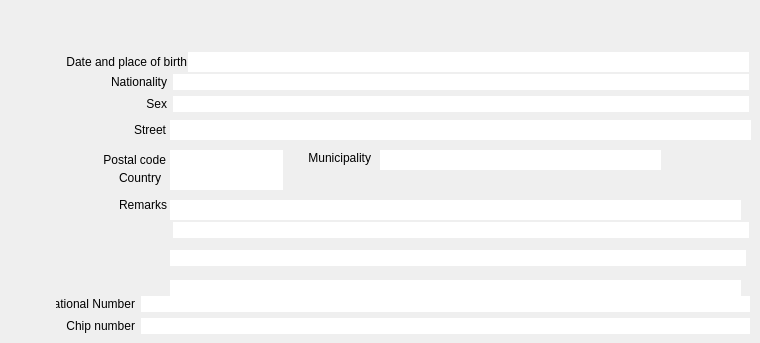
          <widget class="QWidget" name="tabForeigners_Back">
           <property name="focusPolicy">
            <enum>Qt::NoFocus</enum>
           </property>
           <property name="accessibleName">
            <string>Tab Foreigners Extra</string>
           </property>
           <attribute name="title">
            <string>Foreigners Extra</string>
           </attribute>
           <widget class="QLineEdit" name="txtForeignersExtra_Nationality">
            <property name="geometry">
             <rect>
              <x>173</x>
              <y>74</y>
              <width>576</width>
              <height>16</height>
             </rect>
            </property>
            <property name="styleSheet">
             <string/>
            </property>
            <property name="frame">
             <bool>false</bool>
            </property>
            <property name="readOnly">
             <bool>true</bool>
            </property>
           </widget>
           <widget class="QLineEdit" name="txtForeignersExtra_Sex">
            <property name="geometry">
             <rect>
              <x>173</x>
              <y>96</y>
              <width>576</width>
              <height>16</height>
             </rect>
            </property>
            <property name="styleSheet">
             <string/>
            </property>
            <property name="frame">
             <bool>false</bool>
            </property>
            <property name="readOnly">
             <bool>true</bool>
            </property>
           </widget>
           <widget class="QLineEdit" name="txtForeignersExtra_Remarks1">
            <property name="geometry">
             <rect>
              <x>170</x>
              <y>200</y>
              <width>571</width>
              <height>20</height>
             </rect>
            </property>
            <property name="styleSheet">
             <string/>
            </property>
            <property name="frame">
             <bool>false</bool>
            </property>
            <property name="readOnly">
             <bool>true</bool>
            </property>
           </widget>
           <widget class="QLineEdit" name="txtForeignersExtra_Remarks2">
            <property name="geometry">
             <rect>
              <x>173</x>
              <y>222</y>
              <width>576</width>
              <height>16</height>
             </rect>
            </property>
            <property name="styleSheet">
             <string/>
            </property>
            <property name="frame">
             <bool>false</bool>
            </property>
            <property name="readOnly">
             <bool>true</bool>
            </property>
           </widget>
           <widget class="QLineEdit" name="txtForeignersExtra_ChipNumber">
            <property name="geometry">
             <rect>
              <x>141</x>
              <y>318</y>
              <width>609</width>
              <height>16</height>
             </rect>
            </property>
            <property name="frame">
             <bool>false</bool>
            </property>
            <property name="readOnly">
             <bool>true</bool>
            </property>
           </widget>
           <widget class="QLabel" name="lblForeignersExtra_Nationality">
            <property name="geometry">
             <rect>
              <x>57</x>
              <y>74</y>
              <width>110</width>
              <height>16</height>
             </rect>
            </property>
            <property name="styleSheet">
             <string/>
            </property>
            <property name="text">
             <string>Nationality</string>
            </property>
            <property name="alignment">
             <set>Qt::AlignRight|Qt::AlignTrailing|Qt::AlignVCenter</set>
            </property>
           </widget>
           <widget class="QLabel" name="lblForeignersExtra_Sex">
            <property name="geometry">
             <rect>
              <x>57</x>
              <y>96</y>
              <width>110</width>
              <height>16</height>
             </rect>
            </property>
            <property name="styleSheet">
             <string/>
            </property>
            <property name="text">
             <string>Sex</string>
            </property>
            <property name="alignment">
             <set>Qt::AlignRight|Qt::AlignTrailing|Qt::AlignVCenter</set>
            </property>
           </widget>
           <widget class="QLabel" name="lblForeignersExtra_Remarks1">
            <property name="geometry">
             <rect>
              <x>57</x>
              <y>198</y>
              <width>110</width>
              <height>16</height>
             </rect>
            </property>
            <property name="styleSheet">
             <string/>
            </property>
            <property name="text">
             <string>Remarks</string>
            </property>
            <property name="alignment">
             <set>Qt::AlignRight|Qt::AlignTop|Qt::AlignTrailing</set>
            </property>
           </widget>
           <widget class="QLabel" name="lblForeignersExtra_ChipNumber">
            <property name="geometry">
             <rect>
              <x>56</x>
              <y>318</y>
              <width>79</width>
              <height>16</height>
             </rect>
            </property>
            <property name="styleSheet">
             <string/>
            </property>
            <property name="text">
             <string>Chip number</string>
            </property>
            <property name="alignment">
             <set>Qt::AlignRight|Qt::AlignTrailing|Qt::AlignVCenter</set>
            </property>
           </widget>
           <widget class="QLineEdit" name="txtForeignersExtra_BirthDate">
            <property name="geometry">
             <rect>
              <x>188</x>
              <y>52</y>
              <width>561</width>
              <height>20</height>
             </rect>
            </property>
            <property name="sizePolicy">
             <sizepolicy hsizetype="Expanding" vsizetype="Fixed">
              <horstretch>1</horstretch>
              <verstretch>0</verstretch>
             </sizepolicy>
            </property>
            <property name="minimumSize">
             <size>
              <width>0</width>
              <height>0</height>
             </size>
            </property>
            <property name="styleSheet">
             <string/>
            </property>
            <property name="frame">
             <bool>false</bool>
            </property>
            <property name="readOnly">
             <bool>true</bool>
            </property>
           </widget>
           <widget class="QLabel" name="lblForeignersExtra_NationalNumber">
            <property name="geometry">
             <rect>
              <x>56</x>
              <y>296</y>
              <width>79</width>
              <height>16</height>
             </rect>
            </property>
            <property name="styleSheet">
             <string/>
            </property>
            <property name="text">
             <string>National Number</string>
            </property>
            <property name="alignment">
             <set>Qt::AlignRight|Qt::AlignTrailing|Qt::AlignVCenter</set>
            </property>
           </widget>
           <widget class="QLineEdit" name="txtForeignersExtra_NationalNumber">
            <property name="geometry">
             <rect>
              <x>141</x>
              <y>296</y>
              <width>609</width>
              <height>16</height>
             </rect>
            </property>
            <property name="sizePolicy">
             <sizepolicy hsizetype="Expanding" vsizetype="Fixed">
              <horstretch>0</horstretch>
              <verstretch>0</verstretch>
             </sizepolicy>
            </property>
            <property name="sizeIncrement">
             <size>
              <width>0</width>
              <height>0</height>
             </size>
            </property>
            <property name="styleSheet">
             <string/>
            </property>
            <property name="frame">
             <bool>false</bool>
            </property>
            <property name="readOnly">
             <bool>true</bool>
            </property>
           </widget>
           <widget class="QLabel" name="lblForeignersExtra_BirthDate">
            <property name="geometry">
             <rect>
              <x>46</x>
              <y>52</y>
              <width>141</width>
              <height>20</height>
             </rect>
            </property>
            <property name="styleSheet">
             <string/>
            </property>
            <property name="text">
             <string>Date and place of birth</string>
            </property>
            <property name="alignment">
             <set>Qt::AlignRight|Qt::AlignTrailing|Qt::AlignVCenter</set>
            </property>
           </widget>
           <widget class="QLineEdit" name="txtForeignersExtra_Remarks3">
            <property name="geometry">
             <rect>
              <x>170</x>
              <y>250</y>
              <width>576</width>
              <height>16</height>
             </rect>
            </property>
            <property name="styleSheet">
             <string/>
            </property>
            <property name="frame">
             <bool>false</bool>
            </property>
            <property name="readOnly">
             <bool>true</bool>
            </property>
           </widget>
           <widget class="QLineEdit" name="txtForeignerSpecialStatus">
            <property name="geometry">
             <rect>
              <x>170</x>
              <y>280</y>
              <width>571</width>
              <height>20</height>
             </rect>
            </property>
            <property name="sizePolicy">
             <sizepolicy hsizetype="Expanding" vsizetype="Fixed">
              <horstretch>0</horstretch>
              <verstretch>0</verstretch>
             </sizepolicy>
            </property>
            <property name="styleSheet">
             <string/>
            </property>
            <property name="frame">
             <bool>false</bool>
            </property>
            <property name="readOnly">
             <bool>true</bool>
            </property>
           </widget>
           <widget class="QLabel" name="lblForeignersExtra_street">
            <property name="geometry">
             <rect>
              <x>65</x>
              <y>120</y>
              <width>101</width>
              <height>20</height>
             </rect>
            </property>
            <property name="text">
             <string>Street</string>
            </property>
            <property name="alignment">
             <set>Qt::AlignLeading|Qt::AlignLeft|Qt::AlignRight|Qt::AlignTrailing|Qt::AlignVCenter</set>
            </property>
           </widget>
           <widget class="QLineEdit" name="txtForeignersExtra_Adress_Street">
            <property name="geometry">
             <rect>
              <x>170</x>
              <y>120</y>
              <width>581</width>
              <height>20</height>
             </rect>
            </property>
            <property name="acceptDrops">
             <bool>false</bool>
            </property>
            <property name="frame">
             <bool>false</bool>
            </property>
            <property name="readOnly">
             <bool>true</bool>
            </property>
           </widget>
           <widget class="QLabel" name="lblForeignersExtra_PostalCode">
            <property name="geometry">
             <rect>
              <x>75</x>
              <y>150</y>
              <width>91</width>
              <height>20</height>
             </rect>
            </property>
            <property name="text">
             <string>Postal code</string>
            </property>
            <property name="alignment">
             <set>Qt::AlignLeading|Qt::AlignLeft|Qt::AlignRight|Qt::AlignTrailing|Qt::AlignVCenter</set>
            </property>
           </widget>
           <widget class="QLineEdit" name="txtForeignersExtra_Adress_PostalCode">
            <property name="geometry">
             <rect>
              <x>170</x>
              <y>150</y>
              <width>113</width>
              <height>20</height>
             </rect>
            </property>
            <property name="frame">
             <bool>false</bool>
            </property>
            <property name="readOnly">
             <bool>true</bool>
            </property>
           </widget>
           <widget class="QLineEdit" name="txtForeignersExtra_Adress_Muncipality">
            <property name="geometry">
             <rect>
              <x>380</x>
              <y>150</y>
              <width>281</width>
              <height>20</height>
             </rect>
            </property>
            <property name="frame">
             <bool>false</bool>
            </property>
            <property name="readOnly">
             <bool>true</bool>
            </property>
           </widget>
           <widget class="QLabel" name="lblForeignersExtra_municipality">
            <property name="geometry">
             <rect>
              <x>300</x>
              <y>150</y>
              <width>71</width>
              <height>16</height>
             </rect>
            </property>
            <property name="text">
             <string>Municipality</string>
            </property>
            <property name="alignment">
             <set>Qt::AlignLeading|Qt::AlignLeft|Qt::AlignRight|Qt::AlignTrailing|Qt::AlignVCenter</set>
            </property>
           </widget>
           <widget class="QLineEdit" name="txtForeignersExtra_Adress_Country">
            <property name="geometry">
             <rect>
              <x>170</x>
              <y>170</y>
              <width>113</width>
              <height>20</height>
             </rect>
            </property>
            <property name="frame">
             <bool>false</bool>
            </property>
            <property name="readOnly">
             <bool>true</bool>
            </property>
           </widget>
           <widget class="QLabel" name="lblForeignersExtra_country">
            <property name="geometry">
             <rect>
              <x>110</x>
              <y>170</y>
              <width>51</width>
              <height>16</height>
             </rect>
            </property>
            <property name="text">
             <string>Country</string>
            </property>
            <property name="alignment">
             <set>Qt::AlignLeading|Qt::AlignLeft|Qt::AlignRight|Qt::AlignTrailing|Qt::AlignVCenter</set>
            </property>
           </widget>
          </widget>
